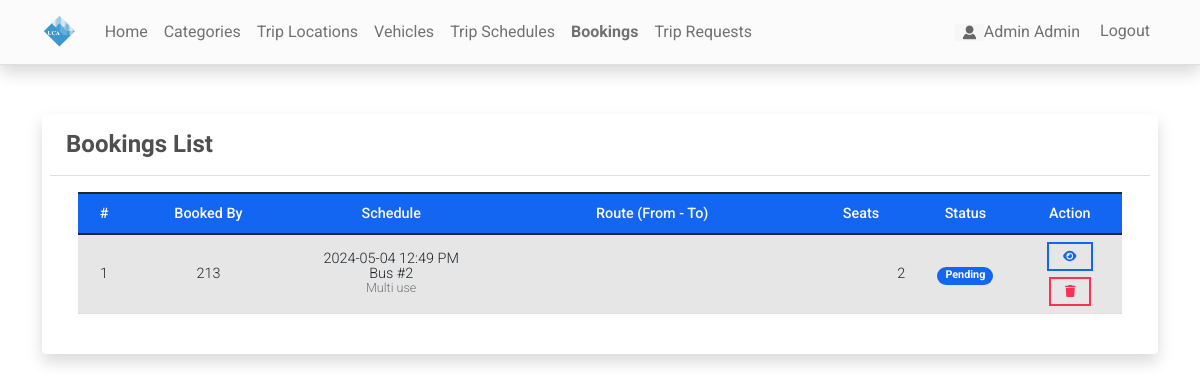
Page /booking (signed in) on the earlier database version.
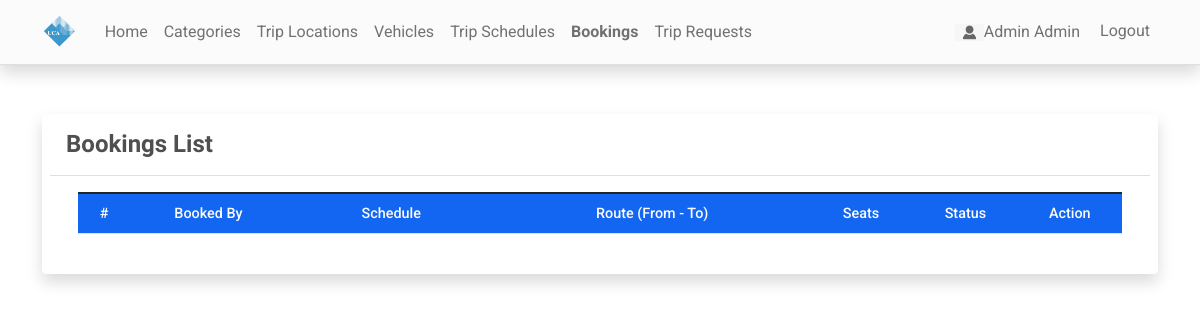
Same page on the later database version.
### reservationApp/models.py (models this page shows, shortened)
class Booking(models.Model):
    user = models.ForeignKey(User, on_delete=models.CASCADE, null=True)  # allow NULL values temporarily
    code = models.CharField(max_length=100)
    name = models.CharField(max_length=250)
    schedule = models.ForeignKey(Schedule,on_delete=models.CASCADE)
    seats = models.IntegerField()
    status = models.CharField(max_length=2, choices=(('1','Pending'),('2','Approved'),('3','Rejected')), default=1)
    date_created = models.DateTimeField(default=timezone.now)
    date_updated = models.DateTimeField(auto_now=True)

class Schedule(models.Model):
    code = models.CharField(max_length=100)
    bus = models.ForeignKey(Bus,on_delete=models.CASCADE)
    depart = models.ForeignKey(Location,on_delete=models.CASCADE, related_name='depart_location')
    destination = models.ForeignKey(Location,on_delete=models.CASCADE, related_name='destination')
    schedule= models.DateTimeField()
    seats_available = models.IntegerField(null=True)  # replaced fare with seats_available
    status = models.CharField(max_length=2, choices=(('1','Active'),('2','Cancelled')), default=1)
    date_created = models.DateTimeField(default=timezone.now)
    date_updated = models.DateTimeField(auto_now=True)
    ABLE_TO_BOOK_CHOICES = [
        ('None', 'None'),
        ('Student', 'Student'),
        ('Staff', 'Staff'),
        ('Faculty', 'Faculty'),
    ]
    able_to_book = models.CharField(
        max_length=10,
        choices=ABLE_TO_BOOK_CHOICES,
        default='None',
    )

class Bus(models.Model):
    category = models.ForeignKey(Category,on_delete=models.CASCADE, blank= True, null = True)
    bus_number = models.CharField(max_length=250)
    seats = models.FloatField(max_length=5, default=0)
    status = models.CharField(max_length=2, choices=(('1','Active'),('2','Inactive')), default=1)
    date_created = models.DateTimeField(default=timezone.now)
    date_updated = models.DateTimeField(auto_now=True)

class Category(models.Model):
    name = models.CharField(max_length=250)
    description = models.TextField()
    status = models.CharField(max_length=2, choices=(('1','Active'),('2','Inactive')), default=1)
    date_created = models.DateTimeField(default=timezone.now)
    date_updated = models.DateTimeField(auto_now=True)
    def __str__(self):
        return self.name

### reservationApp/views.py (the view)
# urls.py: path('booking',views.bookings,name='booking-page'),
@user_passes_test(admin_check)
def bookings(request):
    context['page_title'] = "Bookings"
    bookings = Booking.objects.exclude(status__in=['2', '3'])
    context['bookings'] = bookings
    return render(request, 'bookings.html', context)

### reservationApp/views.py (called while the page is built)
def admin_check(user):
    return user.is_staff

### reservationApp/templates/bookings.html (shortened to what this page needs)
{% extends 'base.html' %} {% load humanize %} {% block pageContent %}
<div class="col-lg-12 col-md-12 col-sm-12 col-xs-12">
    <div class="card card-default p-2 shadow ">
        <div class="card-header">
            <div class="d-flex w-100 align-items-center justify-content-between">
                <h4 class="card-title fw-bold">Bookings List</h4>
            </div>
        </div>
        <div class="card-body">
            <div class="container-fluid">
                <table class="table table-striped" id="booking-list">
                    <colgroup>
                        <col width="5%">
                        <col width="15%">
                        <col width="20%">
                        <col width="30%">
                        <col width="10%">
                        <col width="10%">
                        <col width="10%">
                    </colgroup>
                    <thead>
                        <tr class="bg-primary bg-opacity-50 text-light">
                            <th class="px-2 py-2 text-center">#</th>
                            <th class="px-2 py-2 text-center">Booked By</th>
                            <th class="px-2 py-2 text-center">Schedule</th>
                            <th class="px-2 py-2 text-center">Route (From - To)</th>
                            <th class="px-2 py-2 text-center">Seats</th>
                            <th class="px-2 py-2 text-center">Status</th>
                            <th class="px-2 py-2 text-center">Action</th>
                        </tr>
                    </thead>
                    <tbody class="text-center">
                        {% for booked in bookings %}
                        <tr>
                            <td class="px-2 py-1 align-middle">{{ forloop.counter }}</td>
                            <td class="px-2 py-1 align-middle">{{ booked.name }}</td>
                            <td class="px-2 py-1 align-middle">
                                <div class="lh-1">
                                    <div>{{ booked.schedule.schedule|date:"Y-m-d h:i A" }}</div>
                                    <div>{{ booked.schedule.bus.bus_number }}</div>
                                    <small class="text-muted">{{ booked.schedule.bus.category }}</small>
                                </div>
                            </td>
                            <td class="px-2 py-1 align-middle">
                            </td>
                            <td class="px-2 py-1 align-middle text-end">{{ booked.seats|intcomma }}</td>
                            <td class="px-1 py-1 align-middle text-center">
                                {% if booked.status == '1' %}
                                <span class="badge bg-primary rounded-pill px-2">Pending</span>
                                {% elif booked.status == '2' %}
                                <span class="badge bg-success rounded-pill px-2">Approved</span>
                                {% else %}
                                <span class="badge bg-danger rounded-pill px-2">Rejected</span>
                                {% endif %}
                            </td>
                            <td class="px-2 py-1 align-middle text-center">
                                <a class="btn btn-outline-primary btn-sm view-data" href="javascript:void(0)" data-url="{% url 'veiw-booking' booked.pk %}" title="View Booking">
                                    <i class="fa fa-eye"></i>
                                </a>
                                <button class="btn btn-outline-danger btn-sm delete-data" type="button" value="delete" data-id="{{ booked.pk }}" title="Delete">
                                    <i class="fa fa-trash"></i>
                                </button>
                            </td>
                        </tr>
                        {% endfor %}
                    </tbody>
                </table>
            </div>
        </div>
    </div>
</div>
{% endblock pageContent %}

Differences in the rows shown:
removed Booking: name "213", schedule.schedule "2024-05-04 12:49 PM", schedule.bus.bus_number "Bus #2", schedule.bus.category "Multi use", seats "2", status "Pending"
